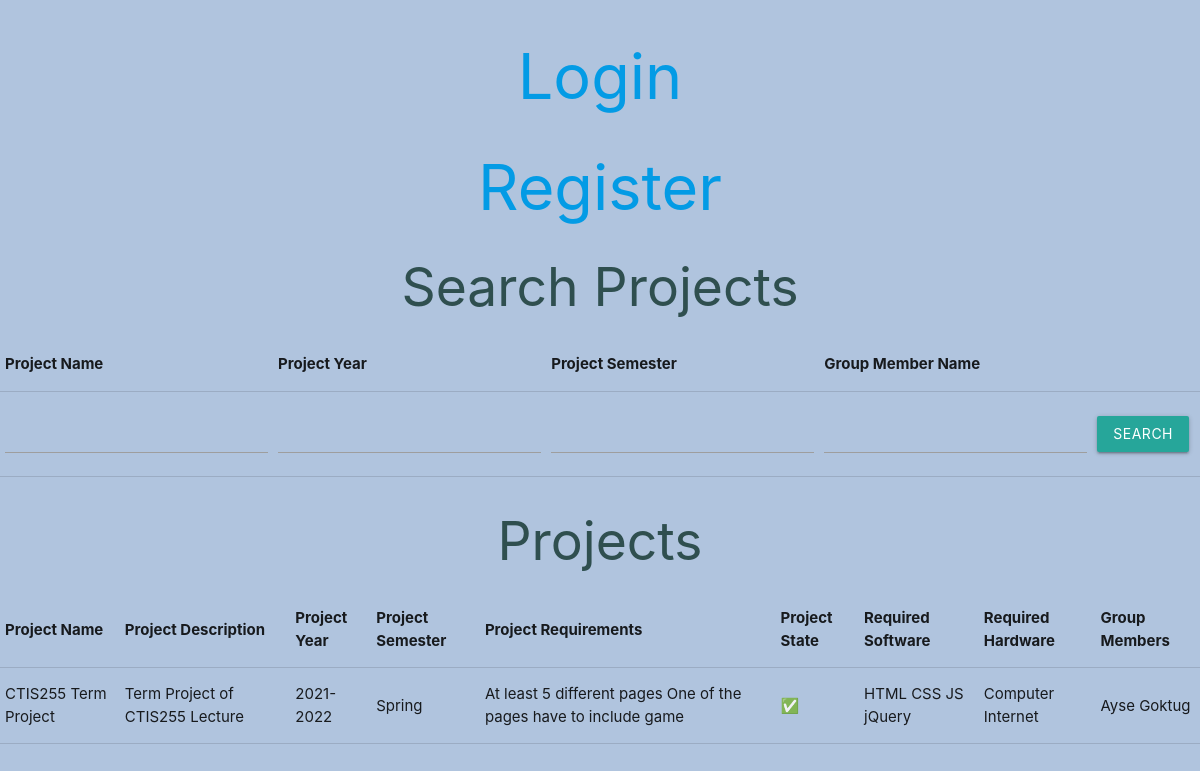
Before: / with the older database file.
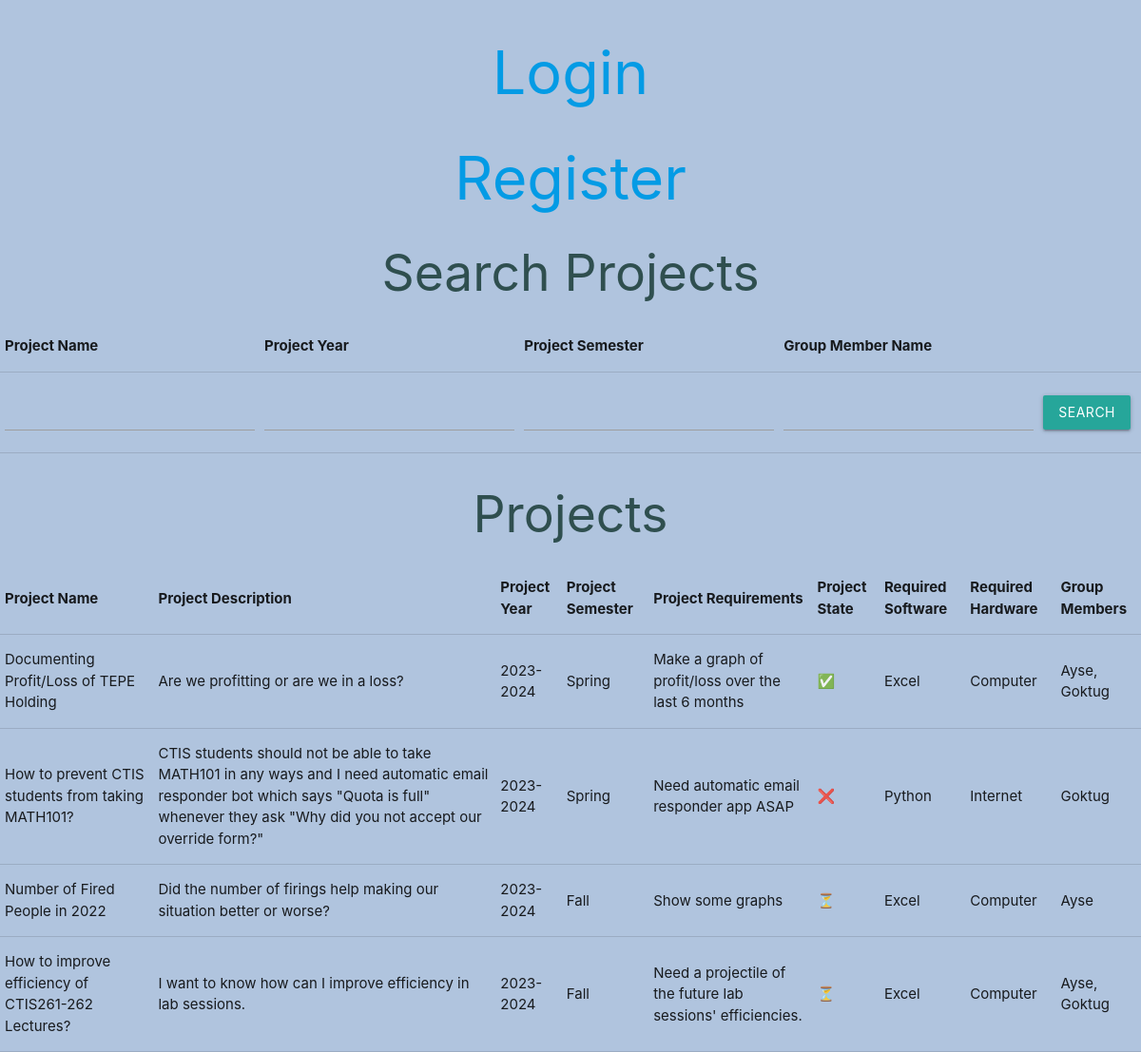
After: the same page with the newer database file.
### tables this page shows
CREATE TABLE `projects` (
    `id` int(11) NOT NULL,
    `name` text NOT NULL,
    `description` text NOT NULL,
    `year` text NOT NULL,
    `semester` text NOT NULL,
    `requirements` text NOT NULL,
    `state` text NOT NULL,
    `required_software` text NOT NULL,
    `required_hardware` text NOT NULL,
    `members` text NOT NULL,
    `owner_uid` int(11) NOT NULL);

### viewProjects.php (the view, shortened to what this page needs)
<?php
include_once "session.php";
$sql = "select * from projects";
$params = array();
$sql = $sql . " order by year desc, semester desc";
$projects_stmt = $db->prepare($sql);
$projects_stmt->execute($params);
$projects = $projects_stmt->fetchAll();
?>
<?php if (isset($projects)): ?>
        <?php if (sizeof($projects) > 0): ?>
        <h2>Search Projects</h2>
        <table>
            <thead>
                <th>Project Name</th>
                <th>Project Year</th>
                <th>Project Semester</th>
                <th>Group Member Name</th>
                <th></th>
            </thead>
            <tbody>
                <tr>
                    <td><input type="text" name="project_name"></td>
                    <td><input type="text" name="project_year"></td>
                    <td><input type="text" name="project_semester"></td>
                    <td><input type="text" name="group_member_name"></td>
                    <td><button class="btn" id="search_project_btn">Search</button></td>
                </tr>
            </tbody>
        </table>
        <h2>Projects</h2>
        <table>
            <thead>
                <th>Project Name</th>
                <th>Project Description</th>
                <th>Project Year</th>
                <th>Project Semester</th>
                <th>Project Requirements</th>
                <th>Project State</th>
                <th>Required Software</th>
                <th>Required Hardware</th>
                <th>Group Members</th>
            </thead>
            <tbody id="projects">
            <?php foreach ($projects as $project): ?>
                <tr>
                    <td><?=$project["name"]?></td>
                    <td><?=$project["description"]?></td>
                    <td><?=$project["year"]?></td>
                    <td><?=$project["semester"]?></td>
                    <td><?=$project["requirements"]?></td>
                    <td title="<?=$project["state"]?>"><?=$project["state"] === "accepted" ? "✅" : ($project["state"] === "waiting" ? "⏳" : ($project["state"] === "rejected" ? "❌" : "❔"))?></td>
                    <td><?=$project["required_software"]?></td>
                    <td><?=$project["required_hardware"]?></td>
                    <td><?=$project["members"]?></td>
                </tr>
            <?php endforeach;?>
            </tbody>
        </table>
        <?php else: ?>
        <h1>No Projects Added Yet!</h1>
        <?php endif;?>
<?php endif;?>

### index.php (shortened to what this page needs)
<?php
include_once "session.php";
?>
<!DOCTYPE html>
<html lang="en">
<head>
    <?php include "header.php";?>
</head>
<body>
    <?php if (isset($user)): ?>
    <h1><a href="profile.php">Profile</a></h1>
    <h1><a href="createProject.php">Create Project</a></h1>
    <h1><a href="manageProjects.php">Manage Projects</a></h1>
    <br>
    <form action="" method="post">
        <center><input class="btn red" type="submit" value="Logout" name="logout"></center>
    </form>
    <?php else: ?>
    <h1><a href="login.php">Login</a></h1>
    <h1><a href="register.php">Register</a></h1>
    <?php endif;?>
<?php
if (!isset($user)) {
    include "viewProjects.php";
}
?>
</body>
</html>

### header.php (shortened to what this page needs)
<link rel="stylesheet" href="https://cdnjs.cloudflare.com/ajax/libs/materialize/1.0.0/css/materialize.min.css">

### header.php (style rules this page uses)
body { background-color: lightsteelblue; }
h1, h2, h3, h4 { color: darkslategray; text-align: center; }

Changed rows visible on the page:
added projects: name "Documenting Profit/Loss of TEPE Holding", description "Are we profitting or are we in a loss?", year "2023-2024", semester "Spring", requirements "Make a graph of profit/loss over the last 6 months", required_software "Excel", required_hardware "Computer", members "Ayse, Goktug"
changed projects: name "CTIS255 Term Project" → "How to prevent CTIS students from taking MATH101?"; description "Term Project of CTIS255 Lecture" → "CTIS students should not be able to take MATH101 in any ways and I need automatic email responder bot which says \"Quota is full\" whenever they ask \"Why did you not accept our override form?\""; year "2021-2022" → "2023-2024"; requirements "At least 5 different pages One of the pages have to include game" → "Need automatic email responder app ASAP"; required_software "HTML CSS JS jQuery" → "Python"; required_hardware "Computer Internet" → "Internet"; members "Ayse Goktug" → "Goktug"; state "✅" → "❌"
added projects: name "Number of Fired People in 2022", description "Did the number of firings help making our situation better or worse?", year "2023-2024", semester "Fall", requirements "Show some graphs", required_software "Excel", required_hardware "Computer", members "Ayse"
added projects: name "How to improve efficiency of CTIS261-262 Lectures?", description "I want to know how can I improve efficiency in lab sessions.", year "2023-2024", semester "Fall", requirements "Need a projectile of the future lab sessions' efficiencies.", required_software "Excel", required_hardware "Computer", members "Ayse, Goktug"
